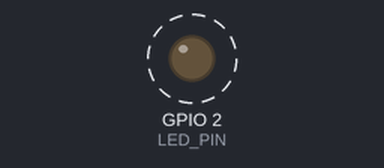
Bench run of a sketch on a simulated ESP32. Parts: output pins drawn as LEDs (lit = HIGH). Dashed ring = blinking. Random numbers use the default seed unless the sketch sets one; what the sketch prints to the serial monitor is not drawn.

Above: at 0.6 s.
Timing chart, 0 to 3.0 s (numbered marks = the images above):
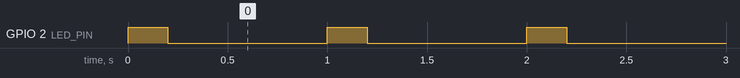

Measured:
- by itself, GPIO 2 (LED_PIN): alternates HIGH for 0.20 s and LOW for 0.80 s

The sketch:

P6_2.ino
```cpp
#include <Arduino.h>

// Definir constantes de pines
#define LED_PIN 2  // Pin del LED (cambiar según la placa)

// Declaración de funciones de las tareas
void sensorTask(void *parameter);
void uartTask(void *parameter);

// Variables globales
volatile int sensorValue = 0;
volatile bool newDataAvailable = false;

void setup() {
  Serial.begin(115200); // Iniciar la comunicación UART
  pinMode(LED_PIN, OUTPUT); // Configurar el pin del LED como salida

  // Crear la tarea para la simulación del sensor (lectura cada 100 ms)
  xTaskCreate(sensorTask, "SensorTask", 1000, NULL, 1, NULL);

  // Crear la tarea para enviar datos vía UART
  xTaskCreate(uartTask, "UARTTask", 1000, NULL, 2, NULL);
}

void loop() {
  // No es necesario utilizar el loop en FreeRTOS
}

// Tarea para simular la lectura de un sensor con valores aleatorios cada 100 ms
void sensorTask(void *parameter) {
  (void)parameter;
  TickType_t lastWakeTime = xTaskGetTickCount();

  while (1) {
    // Simular la lectura de un sensor con un valor aleatorio entre 0 y 1023
    sensorValue = random(0, 1024);

    // Indicar que hay nuevos datos disponibles para enviar por UART
    newDataAvailable = true;

    // Esperar 100 ms antes de la próxima lectura
    vTaskDelayUntil(&lastWakeTime, pdMS_TO_TICKS(100));
  }
}

// Tarea para enviar datos vía UART cada segundo
void uartTask(void *parameter) {
  (void)parameter;

  while (1) {
    // Esperar hasta que haya nuevos datos disponibles para enviar por UART
    while (!newDataAvailable) {
      vTaskDelay(pdMS_TO_TICKS(10)); // Pequeño retraso para no bloquear la tarea
    }

    // Enviar el valor del sensor por UART cada segundo
    Serial.print("Sensor Value: ");
    Serial.println(sensorValue);

    // Activar el LED durante 200 ms
    digitalWrite(LED_PIN, HIGH);
    delay(200);
    digitalWrite(LED_PIN, LOW);

    // Reiniciar la bandera de nuevos datos disponibles
    newDataAvailable = false;

    // Esperar 1 segundo antes de la próxima transmisión
    vTaskDelay(pdMS_TO_TICKS(800));
  }
}
```
